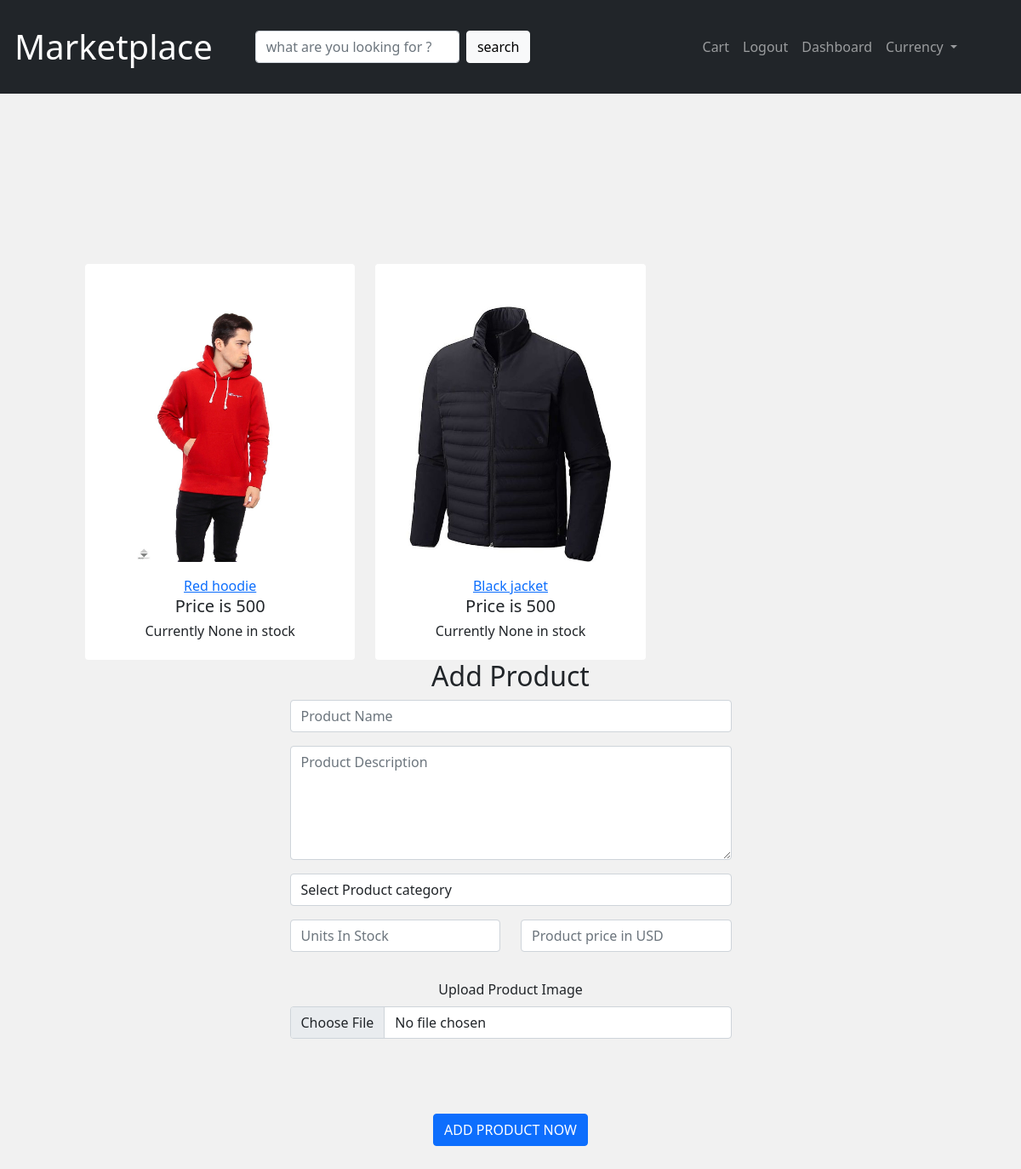
The page /Marketplace/dashboard (signed in) on the database as committed earlier.
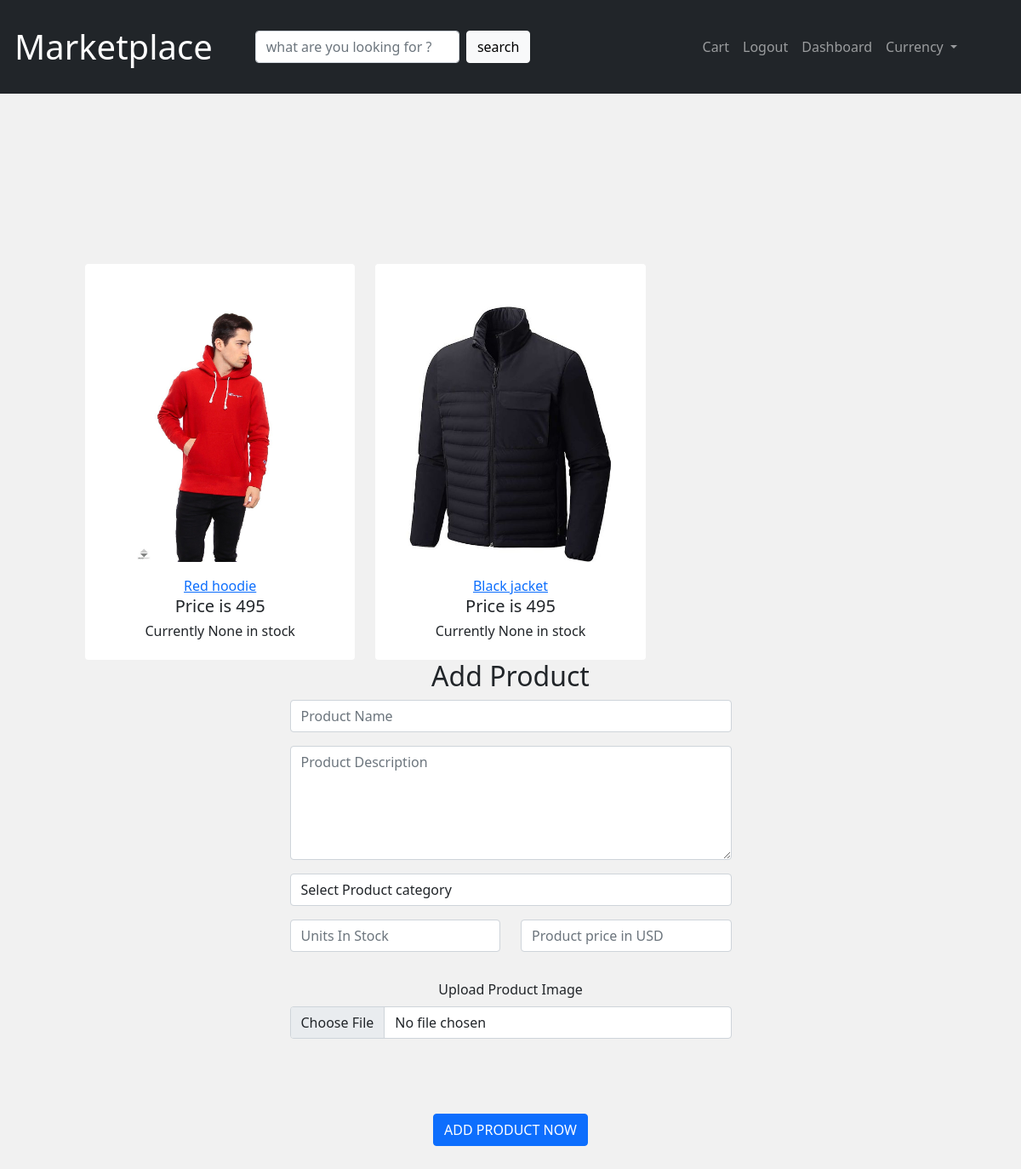
The same page on the database as committed later.
### Marketplace/models.py (models this page shows, shortened)
class Product(models.Model):
    CATEGORY = (
       ('electronics','electronics'),
       ('cloth','cloth'),
       ('sport','sport'))
    name = models.CharField(max_length=200, null=True)
    category = models.CharField(max_length=200, null=True,choices=CATEGORY )
    price = models.IntegerField(null=True)
    stock = models.IntegerField(null=True)
    image = models.ImageField(null=True, blank=True ,default='empty.jpg')
    seller = models.ForeignKey(Seller, null=True, on_delete= models.SET_NULL)

### Marketplace/views.py (the view)
# urls.py: path('dashboard',views.dashboard ,name='dashboard') ,
def dashboard(request):
    try:
        seller_id = request.user.seller.id
    except:
        return HttpResponseRedirect(reverse("login"))
    if request.method == "POST":
        product = Product(seller=request.user.seller, name=request.POST["name"],
                          price=request.POST["price"], category=request.POST["category"],
                          image=request.POST["image"], stock=request.POST["stock"])
        product.save()
        products = Product.objects.filter(seller=seller_id)
        return render(request, 'Marketplace/dashboard.html', {'products': products})
    else:
        products = Product.objects.filter(seller=seller_id)
        return render(request, 'Marketplace/dashboard.html', {
            'products': products
    })

### Marketplace/templates/Marketplace/dashboard.html (shortened to what this page needs)
{% extends "Marketplace/layout.html" %}
{% block body %}
    <div class ="container-fluid" style="padding:100px ; background-color:#f1f1f1 ;margin-left:0px  ;margin-right:0px; width: 100%;">
        {% if products %}
            <div class="row" >
                {% for product in products %}
                    <div class="col-lg-4 col-md-4 col-sm-6"  style="padding-top:100px;  ">
                    <div class="card text-center " style="width:100%;   margin:auto ; border:0px;  ">
                        <a href="{% url 'product' product.id %}" > <img src="/Marketplace{{product.image.url}}" class="card-img-top" style="width:auto; padding-top:50px ; ;max-width: 300px;;height :350px" alt="product pic"></a>
                        <div class="card-body">
                            <a href="{% url 'product' product.id %}">{{product.name.capitalize}}</a>
                            <h5 class="card-title">Price is {{product.price}} {{request.session.currency.currencyName}}</h5>
                            <h6> Currently {{product.stock}} in stock</h6>
                        </div>
                    </div>
                </div>
                {% endfor %}
            </div>
        {% else %}
            <h3>You currently don't have any products on sale</h3>
            <h3>Add some below.</h3>
            <br><br>
        {% endif %}
        <div class="container tm-mt-big tm-mb-big" style="padding: 0 15%">
          <div class="row">
            <div class="col-xl-9 col-lg-10 col-md-12 col-sm-12 mx-auto">
              <div class="tm-bg-primary-dark tm-block tm-block-h-auto">
                  <div class="row">
                    <div class="col-12">
                      <h2 class="tm-block-title d-inline-block">Add Product</h2>
                    </div>
                  </div>
                  <form action="{% url 'dashboard' %}" method="post" class="tm-edit-product-form">
                    <div class="row tm-edit-product-row">
                      <div class="form-group mb-3">
                        <input id="name" name="name" type="text" class="form-control validate" placeholder="Product Name" required="">
                      </div>
                      <div class="form-group mb-3">
                        <textarea class="form-control validate" rows="5" name="description" placeholder="Product Description"></textarea>
                      </div>
                      <br>
                      <div class="form-group mb-3">
                      <select class="form-control" name="category" id="category">
                        <option selected="">Select Product category</option>
                      </select>
                      </div>
                      <div class="form-group mb-3 col-xs-12 col-sm-6">
                        <input id="stock" name="stock" type="number" min="0" class="form-control validate" placeholder="Units In Stock" required="">
                      </div>
                      <div class="form-group mb-3 col-xs-12 col-sm-6">
                        <input id="price" name="price" type="number" min="0" class="form-control validate" placeholder="Product price in USD" required="">
                      </div>
                    </div>
                    <div class="custom-file mt-3 mb-3">
                        <label class="form-label" for="customFile">Upload Product Image</label>
                        <input type="file" name="image" class="form-control" id="customFile" placeholder="Upload product image" required>
                        <br><br><br>
                    </div>
                    <div class="col-12">
                            <button type="submit" class="btn btn-primary btn-block text-uppercase">Add Product Now</button>
                    </div>
                  </form>
              </div>
            </div>
          </div>
        </div>
    </div>
{% endblock %}

Rows that differ between the two databases and show on the page:
changed Product "Red hoodie": price "500" → "495"
changed Product "Black jacket": price "500" → "495"
